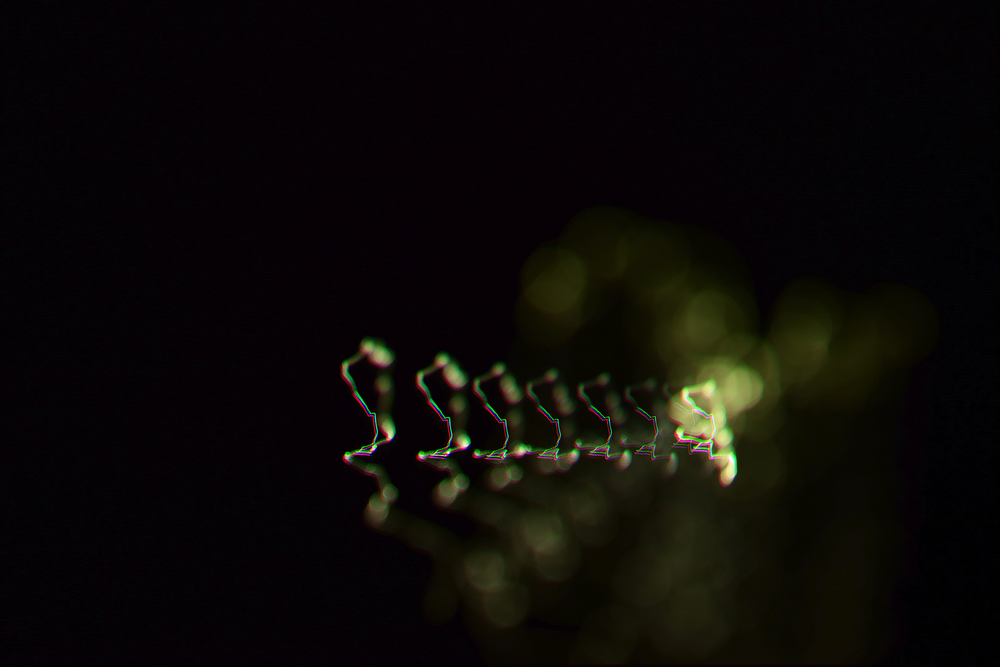
#> input picture season1/spring7/steg/lights.png, 1000 x 667 px, shrunk from 1600 x 1067 before the run
$ python img_read.py
#> lines starting #> are read from the running program, lines starting #| are printed output that depends on the picture
from PIL import Image
image = Image.open("lights.png")
#> image is the input picture: PIL image 1000x667 RGBA; mean R, G, B, A 11.9, 9.3, 6.8, 255
# image = Image.open("background.png")
w, h = image.size
#> w = 1000; h = 667
im = image.load()

arr = []

out = []

for i in range(w):
    for j in range(h):
      # print(f"x,y:{i},{j}")
      r,g,b,a = im[i,j]
      # [13 lines of commented-out code are left out]
      im[i,j] = (
          255 if (2^g) % 2 == 0 else 0,
          255 if (2^b) % 2 == 0 else 0,
          255 if (2^r) % 2 == 0 else 0,
          a,
      )
      # [24 lines of commented-out code are left out]

image.save("out.png")
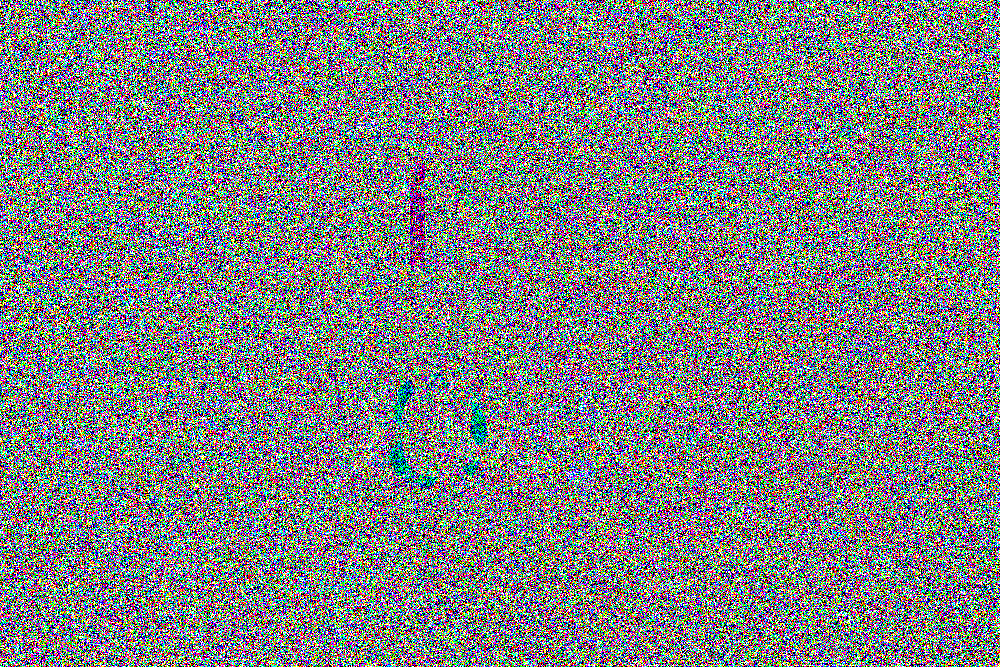
#> saved as out.png: PIL image 1000x667 RGBA; mean R, G, B, A 126.9, 129.1, 129.4, 255; transparent parts drawn white

$ run again, with season1/spring7/steg/background.png copied over season1/spring7/steg/lights.png
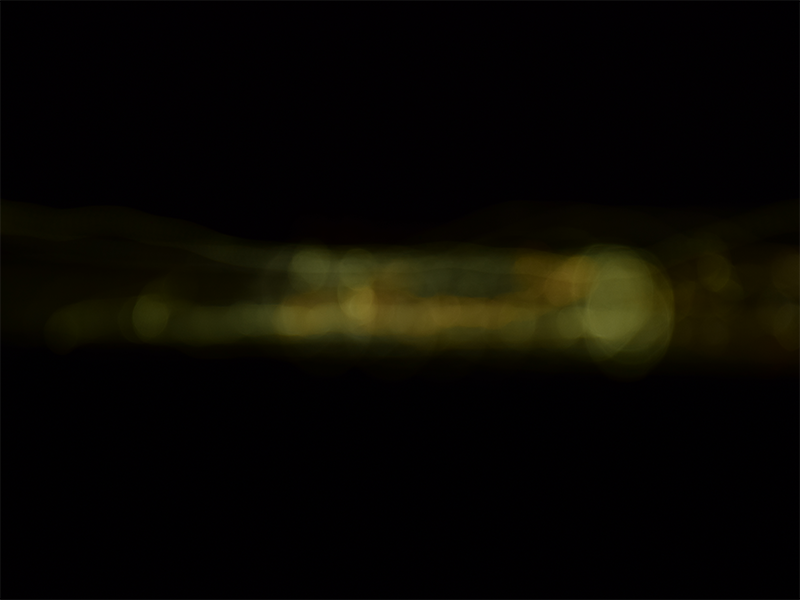
#> input picture season1/spring7/steg/background.png, 800 x 600 px
#> image is the input picture: PIL image 800x600 RGBA; mean R, G, B, A 9.2, 7.6, 2.6, 254.9
#> `image.save("out.png")`:
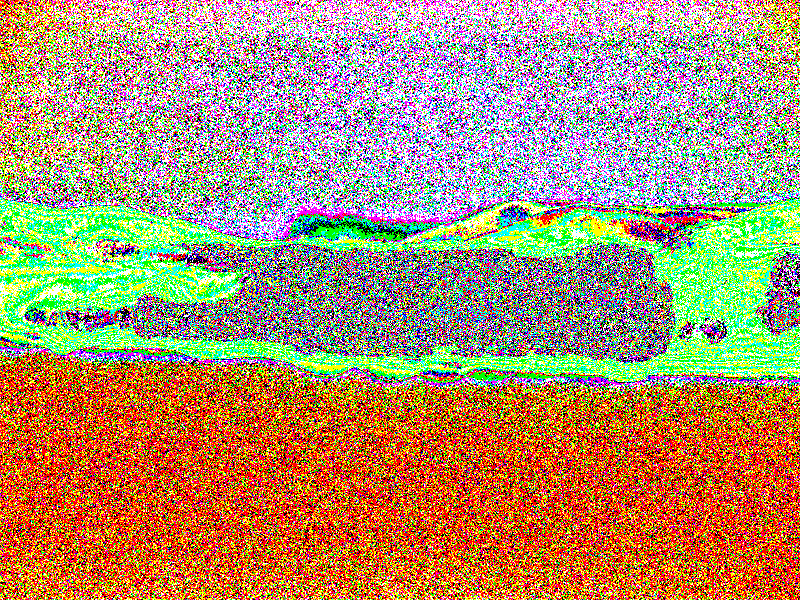
#> saved as out.png: PIL image 800x600 RGBA; mean R, G, B, A 172.3, 144.5, 109.9, 254.9; transparent parts drawn white

$ run again, with season1/spring7/steg/imgout.png copied over season1/spring7/steg/lights.png
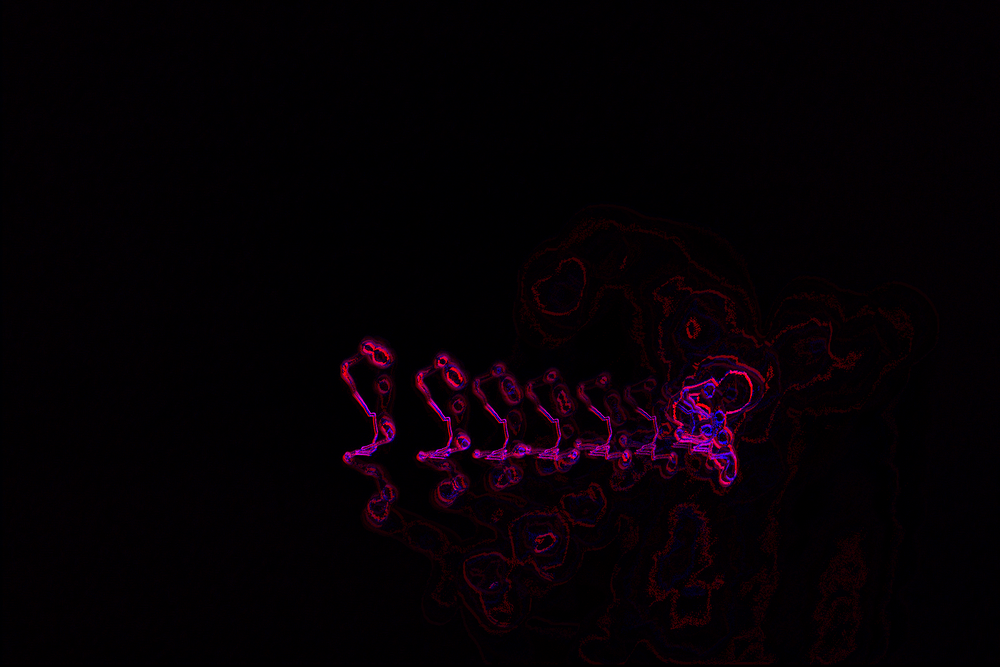
#> input picture season1/spring7/steg/imgout.png, 1000 x 667 px, shrunk from 1600 x 1067 before the run
#> image is the input picture: PIL image 1000x667 RGBA; mean R, G, B, A 5.7, 0, 4.1, 255
#> `image.save("out.png")`:
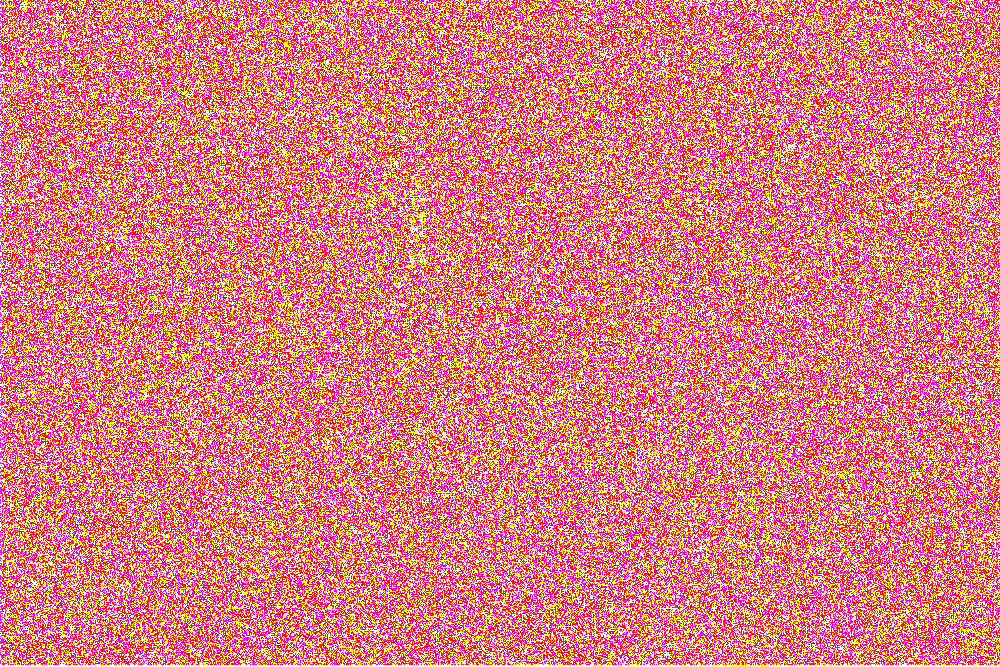
#> saved as out.png: PIL image 1000x667 RGBA; mean R, G, B, A 255, 128.6, 129.2, 255; transparent parts drawn white
